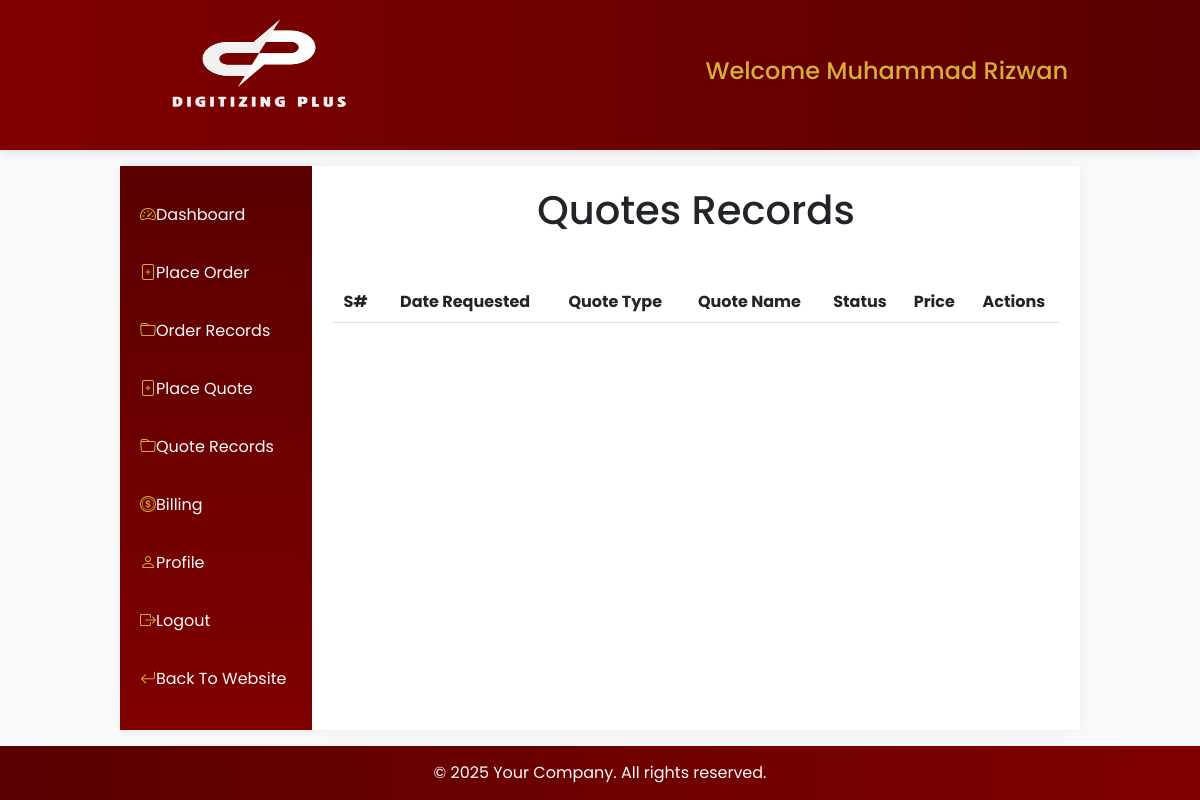
/user/customer/quote-records/ (signed in), run on an earlier commit of the app's database.
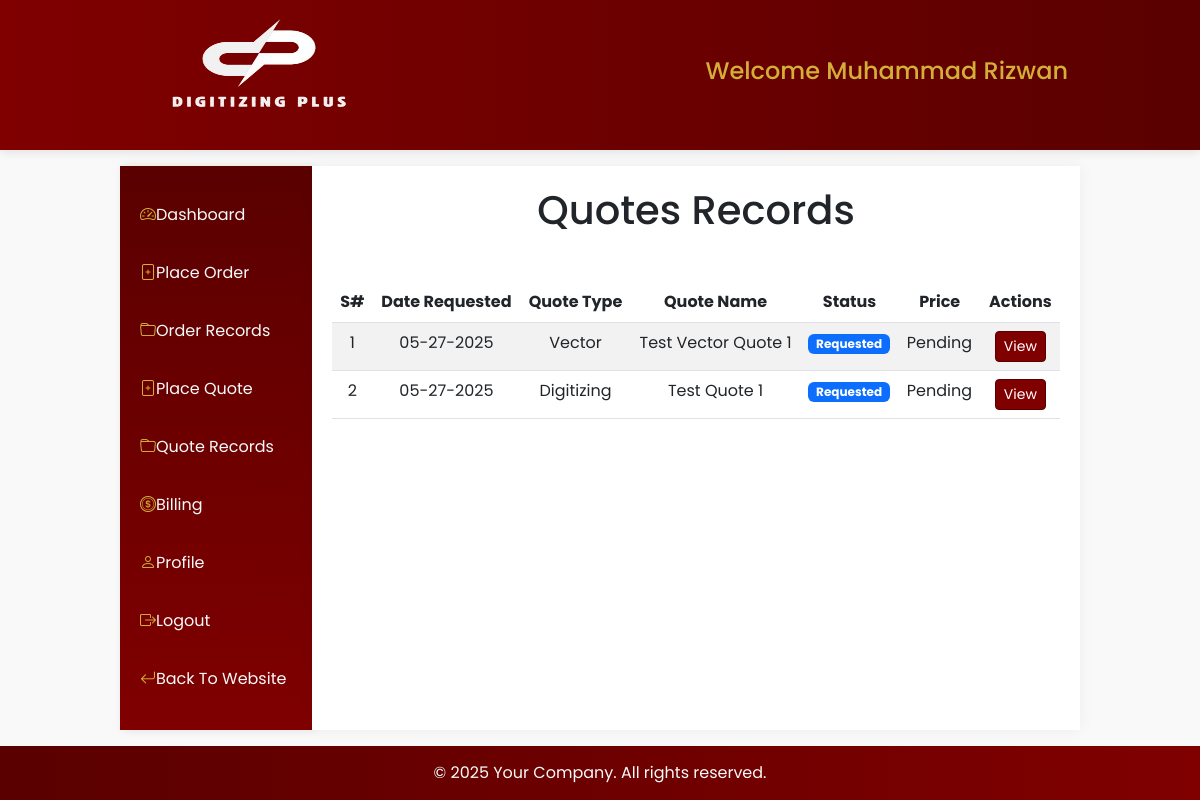
And on a later commit of the database.
### users/models.py (models this page shows, shortened)
class User(AbstractUser):
    COUNTRY_CHOICES = [
        ('United States', 'United States'),
        ('United Kingdom', 'United Kingdom'),
        ('Australia', 'Australia'),
        ('New Zealand', 'New Zealand'),
        ('Germany', 'Germany'),
        ('Canada', 'Canada'),
    ]
    username = None
    user_id = models.CharField(max_length=100, unique=True, blank=False, null=False)
    email = models.EmailField(unique=True)
    email2 = models.EmailField(blank=True, null=True, verbose_name="Secondary Email")
    email3 = models.EmailField(blank=True, null=True, verbose_name="Tertiary Email")
    first_name = models.CharField(max_length=100, blank=False, null=False)
    last_name = models.CharField(max_length=100, blank=False, null=False)
    phone_number = models.CharField(max_length=50, null=True, blank=True)
    address = models.CharField(max_length=500)
    city = models.CharField(max_length=50)
    state = models.CharField(max_length=50)
    zip_code = models.CharField(max_length=15)
    country = models.CharField(
        max_length=15,
        choices=COUNTRY_CHOICES,
        default='US',  # Default to United States
        verbose_name="Country"
    )
    USERNAME_FIELD = 'user_id'
    REQUIRED_FIELDS = []  # Removed email from required fields
    objects = UserManager()
    COUNTRY_CODE_MAP = {
        'United States': 'us',
        'United Kingdom': 'gb',
        'Australia': 'au',
        'New Zealand': 'nz',
        'Germany': 'de',
        'Canada': 'ca',
    }

### crafting/models.py (models this page shows, shortened)
class VectorQuote(models.Model):
    user = models.ForeignKey(
        settings.AUTH_USER_MODEL,
        on_delete=models.CASCADE,
        related_name='vector_quotes',
    )
    name = models.CharField(max_length=255)
    po_number = models.IntegerField(null=True, blank=True)
    required_format = models.CharField(max_length=50, choices=VECTOR_ORDER_FORMAT)
    color_types = models.CharField(max_length=50, choices=VECTOR_ORDER_COLOR_TYPES)
    colors = models.IntegerField(default=1)
    others = models.CharField(max_length=255, blank=True, null=True)
    instructions = models.TextField(null=True, blank=True)
    quote_status = models.CharField(max_length=50, choices=(
        ('Requested', 'Requested'),
        ('Quoted', 'Quoted'),
        ('Accepted', 'Accepted'),
        ('Rejected', 'Rejected'),
    ), default='Requested')
    price = models.DecimalField(decimal_places=2, max_digits=10, blank=True, null=True)
    created_at = models.DateTimeField(auto_now_add=True)
    converted_to_order = models.ForeignKey(
        'VectorOrder',
        on_delete=models.SET_NULL,
        null=True,
        blank=True,
        related_name='original_quote'
    )

class DigitizingQuote(models.Model):
    user = models.ForeignKey(
        settings.AUTH_USER_MODEL,
        on_delete=models.CASCADE,
        related_name='digitizing_quotes',
    )
    name = models.CharField(max_length=255)
    height = models.DecimalField(decimal_places=2, max_digits=10)
    width = models.DecimalField(decimal_places=2, max_digits=10)
    stitches = models.IntegerField(default=0, null=True, blank=True)
    colors = models.IntegerField(null=True, blank=True)
    po_number = models.IntegerField(null=True, blank=True)
    file_format = models.CharField(max_length=10, choices=FORMAT_CHOICES, null=True, blank=True)
    fabric_type = models.CharField(max_length=50, choices=FABRIC_CHOICES, null=True, blank=True)
    logo_placement = models.CharField(max_length=50, choices=LOGO_PLACEMENT, null=True, blank=True)
    instructions = models.TextField(null=True, blank=True)
    is_urgent = models.BooleanField(default=False)
    quote_status = models.CharField(max_length=50, choices=(
        ('Requested', 'Requested'),
        ('Quoted', 'Quoted'),
        ('Accepted', 'Accepted'),
        ('Rejected', 'Rejected'),
    ), default='Requested')
    price = models.DecimalField(decimal_places=2, max_digits=10, blank=True, null=True)
    created_at = models.DateTimeField(auto_now_add=True)
    converted_to_order = models.ForeignKey(
        'DigitizingOrder',
        on_delete=models.SET_NULL,
        null=True,
        blank=True,
        related_name='original_quote'
    )

### users/views.py (the view)
# urls.py: path('customer/quote-records/', views.quote_records, name='customer-quote-records'),
@login_required
def quote_records(request):
    digitizing = DigitizingQuote.objects.filter(user=request.user)
    patch = PatchQuote.objects.filter(user=request.user)
    vector = VectorQuote.objects.filter(user=request.user)
    all_quotes = []
    for quote in digitizing:
        quote.type = 'Digitizing'
        all_quotes.append(quote)
    for quote in patch:
        quote.type = 'Patch'
        all_quotes.append(quote)
    for quote in vector:
        quote.type = 'Vector'
        all_quotes.append(quote)
    all_quotes.sort(key=lambda x: x.created_at, reverse=True)
    context = {'quotes': all_quotes}
    return render(request, 'users/customer/quotes-records.html', context)

### users/templates/users/customer/quotes-records.html (shortened to what this page needs)
{% extends "users/customer/base.html" %}
{% load static %}
{% load crispy_forms_tags %}
{% block content %}
<link rel="stylesheet" type="text/css" href="{% static "libs/dataTables.bootstrap5.css" %}">
<h1 class="text-center mb-3">Quotes Records</h1>
<div class="mt-5">
    <table id="quotesTable" class="table table-striped" style="width:100%">
        <thead>
            <tr>
                <th class="text-center">S#</th>
                <th class="text-center">Date Requested</th>
                <th class="text-center">Quote Type</th>
                <th class="text-center">Quote Name</th>
                <th class="text-center">Status</th>
                <th class="text-center">Price</th>
                <th class="text-center">Actions</th>
            </tr>
        </thead>
        <tbody>
            {% for quote in quotes %}
                <tr>
                    <td class="text-center">{{ forloop.counter }}</td>
                    <td class="text-center">{{ quote.created_at|date:"m-d-Y" }}</td>
                    <td class="text-center">{{ quote.type }}</td>
                    <td class="text-center">{{ quote.name }}</td>
                    <td>
                        <span class="badge
                            {% if quote.quote_status == 'Requested' %}bg-primary
                            {% elif quote.quote_status == 'Quoted' %}bg-info
                            {% elif quote.quote_status == 'Accepted' %}bg-success
                            {% elif quote.quote_status == 'Rejected' %}bg-danger
                            {% else %}bg-secondary{% endif %}">
                            {{ quote.quote_status }}
                        </span>
                    </td>
                    <td>
                        {% if quote.price %}
                            ${{ quote.price }}
                        {% else %}
                            Pending
                        {% endif %}
                    </td>
                    <td class="text-center">
                        <a href="{% if quote.type == 'Digitizing' %}{% url 'users:digitizing-quote-detail' quote.id %}
                               {% elif quote.type == 'Patch' %}{% url 'users:patch-quote-detail' quote.id %}
                               {% elif quote.type == 'Vector' %}{% url 'users:vector-quote-detail' quote.id %}{% endif %}"
                           class="btn btn-sm btn-primary">
                            View
                        </a>
                    </td>
                </tr>
            {% endfor %}
        </tbody>
    </table>
</div>
{% endblock content %}

### users/templates/users/customer/base.html (shortened to what this page needs)
{% load static %}
<!DOCTYPE html>
<html lang="en">
<head>
    <link href="https://cdn.jsdelivr.net/npm/bootstrap@5.3.0-alpha1/dist/css/bootstrap.min.css" rel="stylesheet">
    <link href="https://cdn.jsdelivr.net/npm/bootstrap-icons@1.11.3/font/bootstrap-icons.css" rel="stylesheet">
    <link rel="stylesheet" href="{% static "css/portals/customerbase.css" %}">
</head>
<body>
<header>
    <div class="container1">
        <div class="row">
            <div class="col-md-6 text-start">
                <div class="logo">
                    <a href="{% url 'web:index' %}"><img src="{% static 'images/logo1.png' %}" alt="Logo"></a>
                </div>
            </div>
            <div class="col-md-6 text-end">
                <h4 class="text-gold">Welcome {{request.user.first_name}} {{request.user.last_name}}</h4>
            </div>
        </div>
    </div>
</header>
    <div class="main-content mt-3 mb-3">
        <nav class="sidebar">
            <ul class="list-group list-group-flush">
                <li class="list-group-item"><a class="nav-link" href="#"><i class="bi bi-speedometer2"></i>Dashboard</a></li>
                <li class="list-group-item"><a class="nav-link" href="{% url "users:customer-orders" %}"><i class="bi bi-file-plus"></i>Place Order</a></li>
                <li class="list-group-item"><a class="nav-link" href="{% url "users:customer-orders-records" %}"><i class="bi bi-folder"></i>Order Records</a></li>
                <li class="list-group-item"><a class="nav-link" href="{% url "users:customer-quotes" %}"><i class="bi bi-file-plus"></i>Place Quote</a></li>
                <li class="list-group-item"><a class="nav-link" href="{% url "users:customer-quote-records" %}"><i class="bi bi-folder"></i>Quote Records</a></li>
                <li class="list-group-item"><a class="nav-link" href="#"><i class="bi bi-coin"></i>Billing</a></li>
                <li class="list-group-item"><a class="nav-link" href="{% url "users:customer-profile" %}"><i class="bi bi-person"></i>Profile</a></li>
                <li class="list-group-item"><a class="nav-link" href="{% url "users:logout" %}"><i class="bi bi-box-arrow-right"></i>Logout</a></li>
                <li class="list-group-item"><a class="nav-link" href="{% url "web:index" %}"><i class="bi bi-arrow-return-left"></i>Back To Website</a></li>
            </ul>
        </nav>
        <main class="content-area">
            {% block content %}
            {% endblock content %}
        </main>
    </div>
    <footer class="footer">
        <p class="mb-0">&copy; {% now "Y" %} Your Company. All rights reserved.</p>
    </footer>
</body>
</html>

### static/css/portals/customerbase.css (style rules this page uses)
:root { --maroon-primary: #800000; --maroon-dark: #5a0000; --maroon-light: #a80000; --cream-accent: #fff5ee; --gold-accent: #d4af37; --text-light: #f8f9fa; --text-dark: #212529; }
body { font-family: 'Poppins', sans-serif; display: flex; flex-direction: column; min-height: 100vh; background-color: #f9f9f9; }
.main-content { flex: 1; display: flex; width: 80%; margin: auto; }
header { background: linear-gradient(to right, var(--maroon-primary), var(--maroon-dark)); color: var(--text-light); padding: 15px 0; box-shadow: 0 2px 10px rgba(0,0,0,0.1); }
.sidebar { width: 20%; background: linear-gradient(to bottom, var(--maroon-dark), var(--maroon-primary)); color: var(--text-light); padding: 20px 0; box-shadow: 3px 0 10px rgba(0,0,0,0.1); }
.nav-link { color: var(--text-light); padding: 12px 20px; margin: 5px 0; border-radius: 4px; transition: all 0.3s ease; }
.nav-link i { color: var(--gold-accent); }
.list-group-item { background-color: transparent; border: none; padding: 0; }
.content-area { width: 80%; padding: 20px; background-color: white; box-shadow: 0 0 15px rgba(0,0,0,0.05); }
.footer { background: linear-gradient(to right, var(--maroon-dark), var(--maroon-primary)); color: var(--text-light); padding: 15px 0; text-align: center; }
.btn-primary { background-color: var(--maroon-primary); border-color: var(--maroon-dark); }
.text-gold { color: var(--gold-accent); }
.logo img { height: 120px; width: 250px; }
header .row { display: flex; align-items: center; margin: 0; }
header .container1 { width: 80%; margin: 0 auto; padding: 0; }

What changed in the data, as far as the page shows it:
added VectorQuote: created_at "05-27-2025", type "Vector", name "Test Vector Quote 1", quote_status "Requested", shows "Pending"
added DigitizingQuote: created_at "05-27-2025", type "Digitizing", name "Test Quote 1", quote_status "Requested", shows "Pending"
